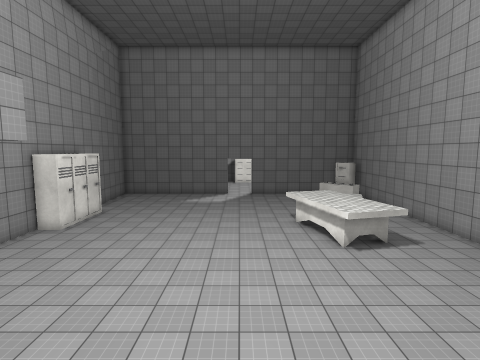
view 1 (above)

22 first-person views from a walk through a Unity game level. The camera is 1.2 m above the floor, tilts 6° down and sees 80° across. Doors are open. The floor is counted in squares, 1 m on a side. Each view is taken from the middle of a square. On the plan, view 1 faces up. The plan holds only what a view shows up to about 13 squares ahead; the rest is blank. The place goes on beyond the plan. The player is left out. Some animated figures are not drawn. Surface patterns are stand-ins for the level's own textures.

view 2
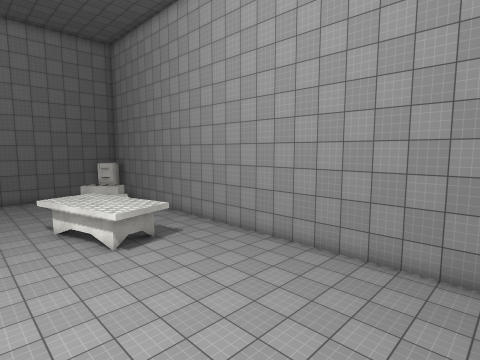

view 3
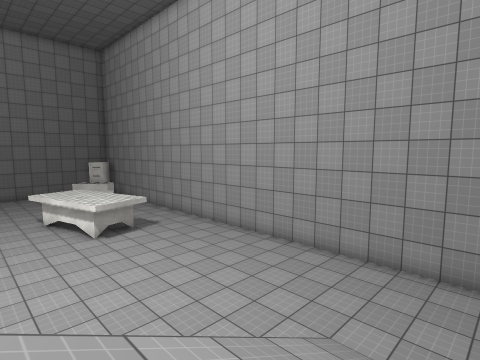

view 4
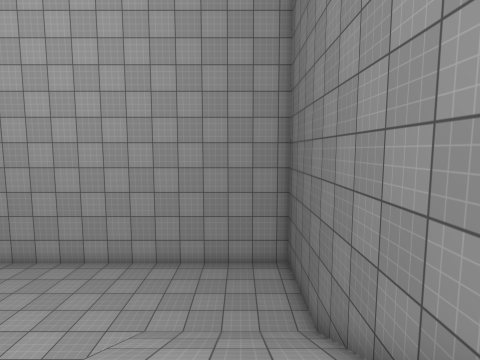

view 5
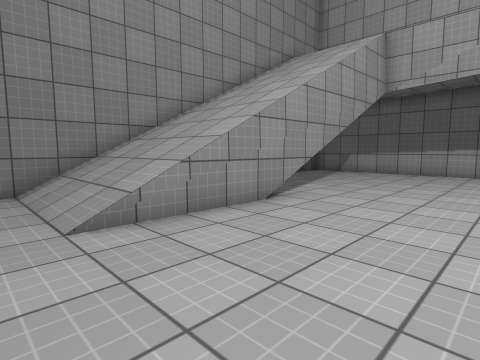

view 6
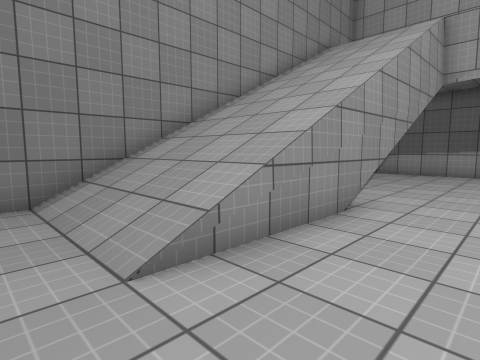

view 7
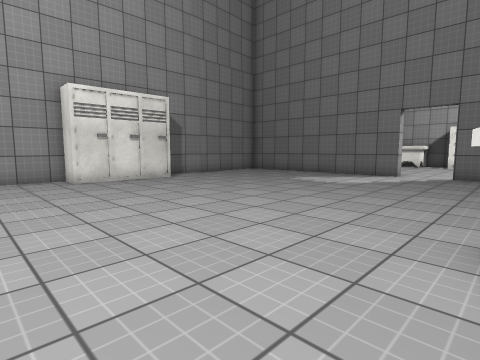

view 8
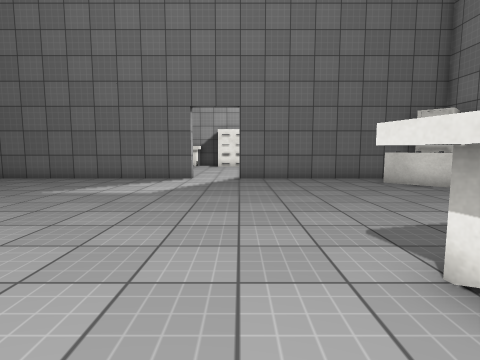

view 9
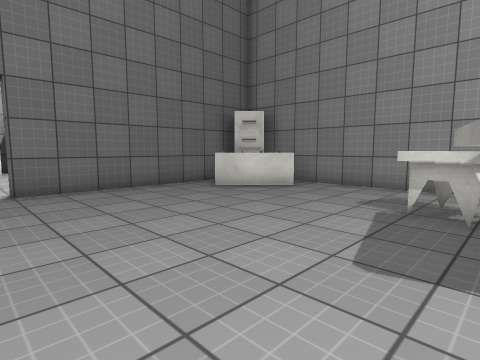

view 10
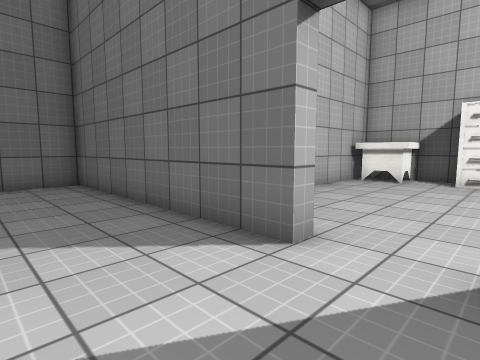

view 11
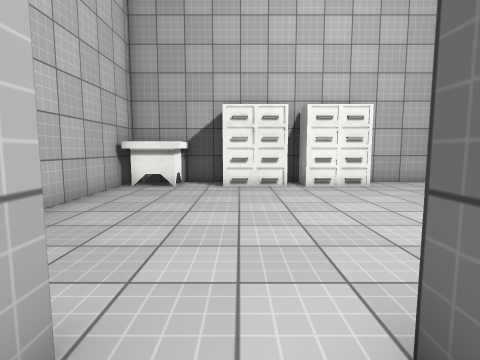

view 12
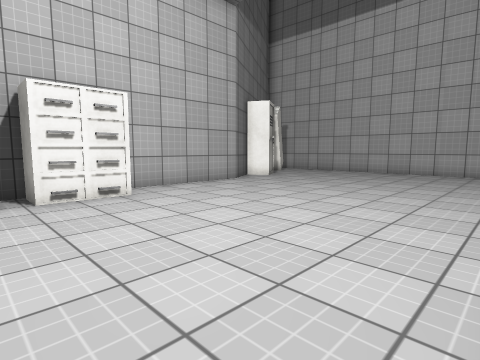

view 13
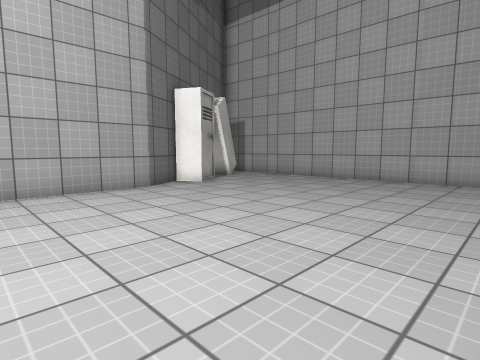

view 14
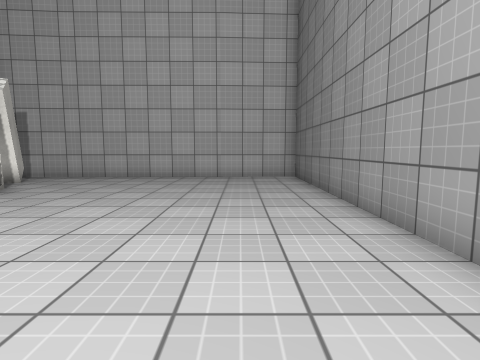

view 15
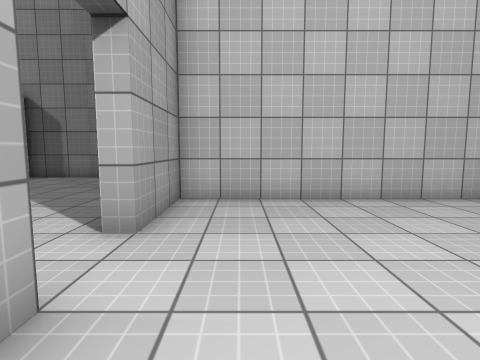

view 16
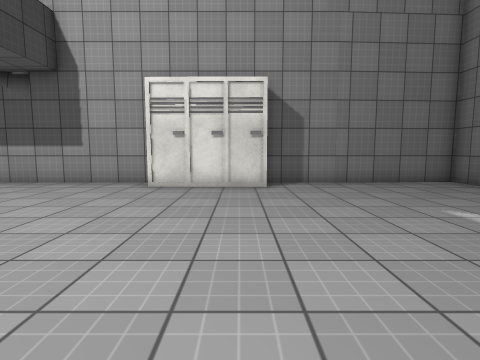

view 17
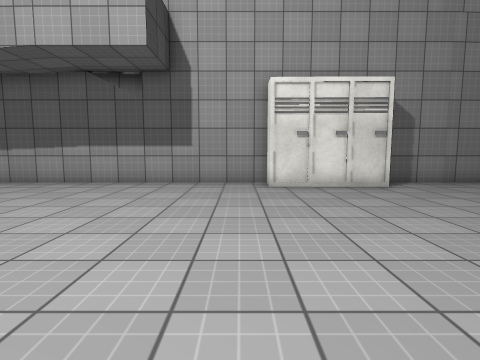

view 18
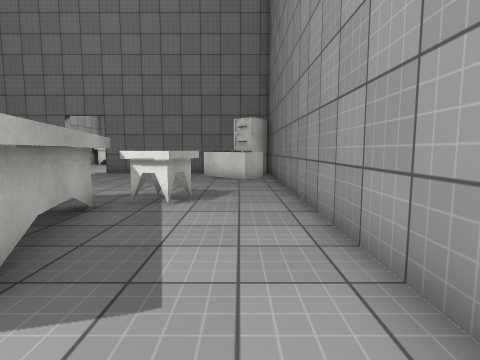

view 19
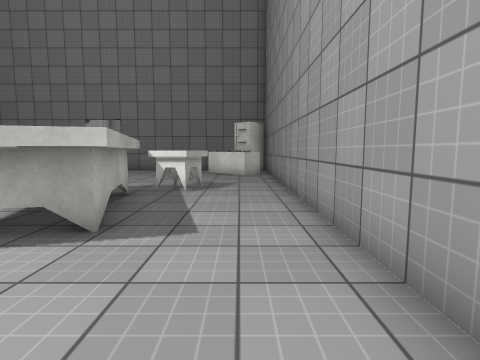

view 20
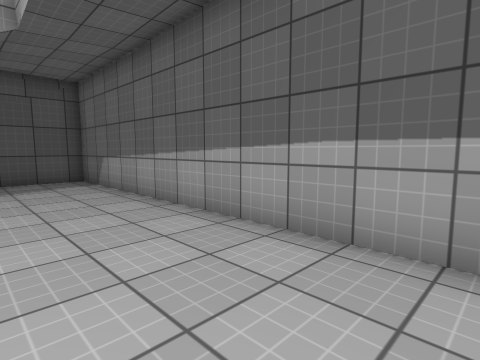

view 21
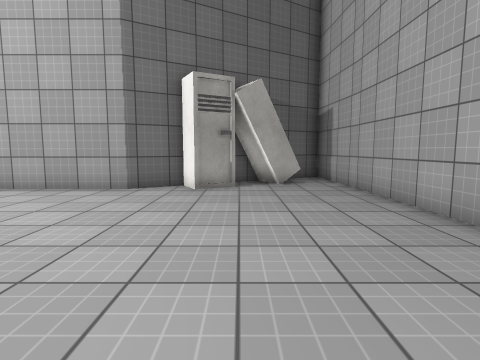

view 22
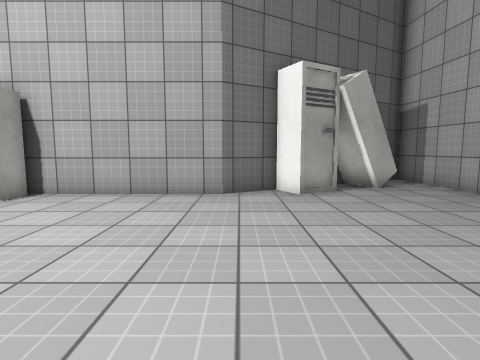

### Floor plan
Key: @ floor where view 1 was taken; # wall or solid block; . floor; / step, stairs or slope; D open door; ^ raised ledge; T table; C cabin; O other object.
Columns run from 10 left of view 1 to 17 right of it. Each row starts with its distance up from view 1.
 38                          ###
 37                          #.#
 36                        #C .#
 35                      # CCC.#
 34       #####   #########....#
 33       #TT.#####............#
 32       #TT..................#
 31       #....................#
 30       #....................#
 29       #....................#
 28       #....................#
 27       #....................#
 26       #....................#
 25       #....................#
 24 #########DDD################
 23 #...............#^##
 22 #................^^#
 21 #.................^##
 20 #...................#
 19 #...................#
 18 #...................#
 17 ###.............O...#
 16   #............OOO..#
 15   #..........TTTO...#
 14  ##..........TTT....#
 13 ###..........TTTT...#
 12 #............TTTT...#
 11 #.............TTT...#
 10 #.............TT....#
  9 #...................#
  8 D...................#
  7 D...................#
  6 #...................#
  5 #...................#
  4 #...................#
  3 #...................#
  2 #...................#
  1 #...................#
  0 #...//////@/////....#
 -1 #...////////////....#
 -2 #...////////////....#
 -3 #...////////////....#
 -4 #####################

Where each view was taken, in squares from view 1:
view 1: 0 up, 0 right, facing up
view 2: 0 up, 0 right, facing up-right
view 3: 2 down, 0 right, facing up-right
view 4: 2 down, 2 left, facing right
view 5: 5 up, 6 right, facing down-left
view 6: 3 up, 6 right, facing down-left
view 7: 10 up, 3 right, facing up-left
view 8: 12 up, 1 right, facing up
view 9: 15 up, 0 right, facing up-right
view 10: 21 up, 1 right, facing up-left
view 11: 23 up, 0 right, facing up
view 12: 25 up, 1 right, facing up-right
view 13: 25 up, 5 right, facing up-right
view 14: 27 up, 4 right, facing right
view 15: 26 up, 3 right, facing left
view 16: 16 up, 1 right, facing left
view 17: 12 up, 1 right, facing left
view 18: 9 up, 8 right, facing up
view 19: 7 up, 8 right, facing up
view 20: 8 up, 6 left, facing down-left
view 21: 25 up, 13 right, facing up
view 22: 26 up, 10 right, facing up
